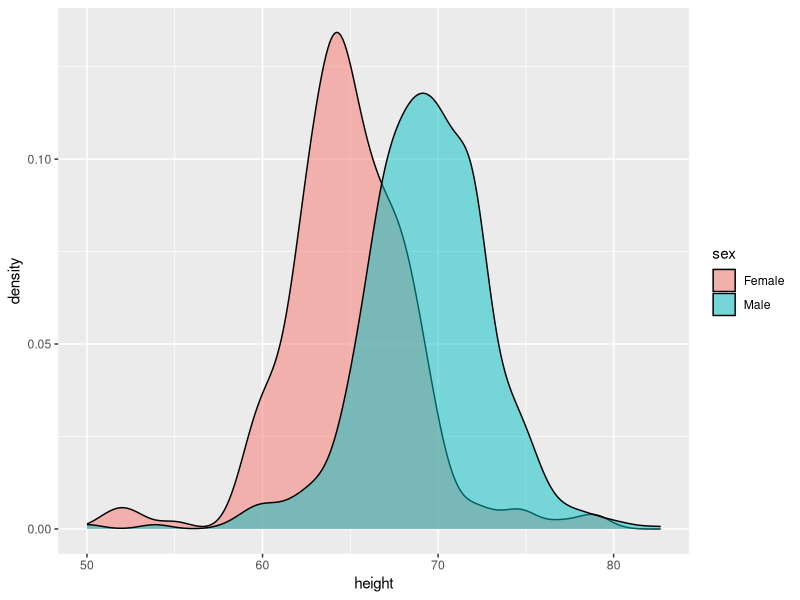

Recreate this plot in R.
library(tidyverse)
library(dslabs)
data(heights)

heights %>% ggplot(aes(height, fill = sex)) +
  geom_density(alpha= 0.5)
